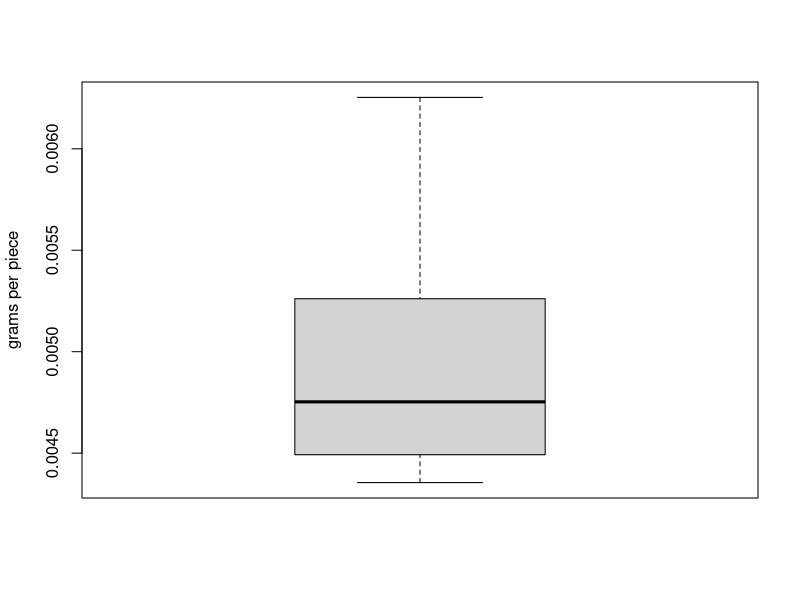
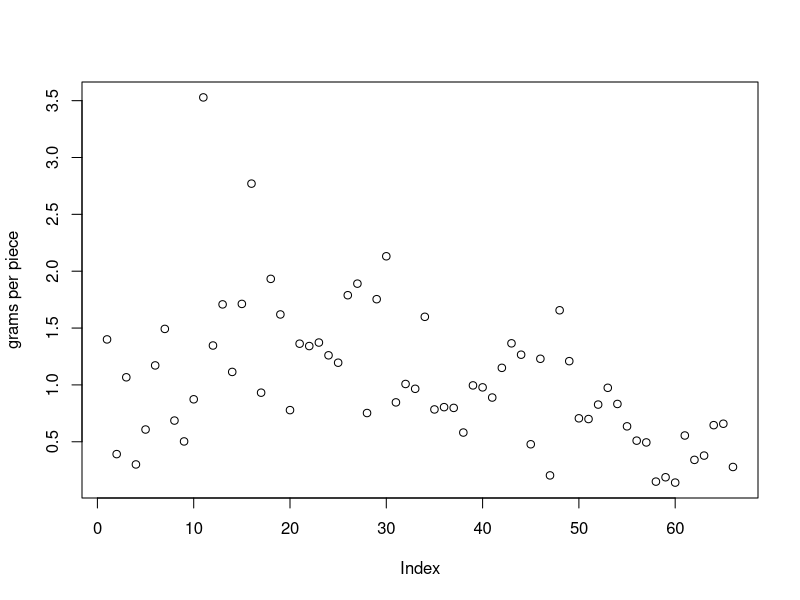
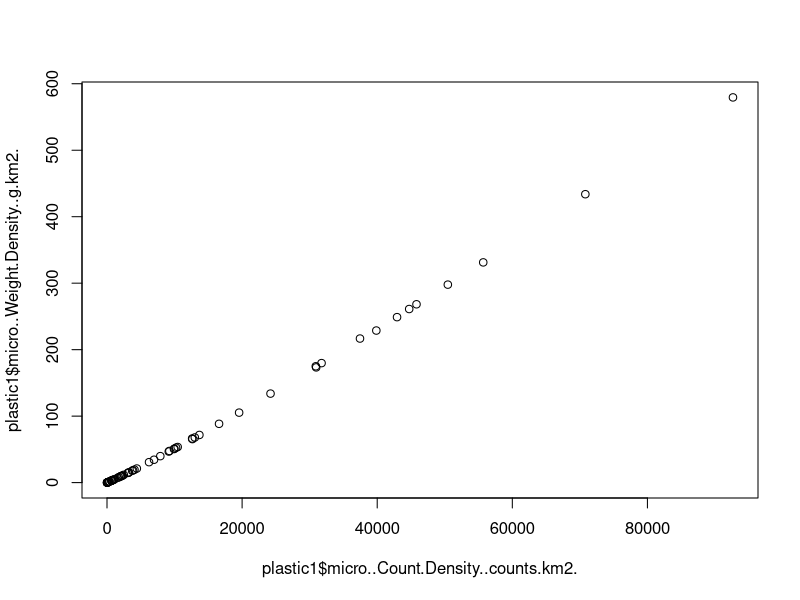
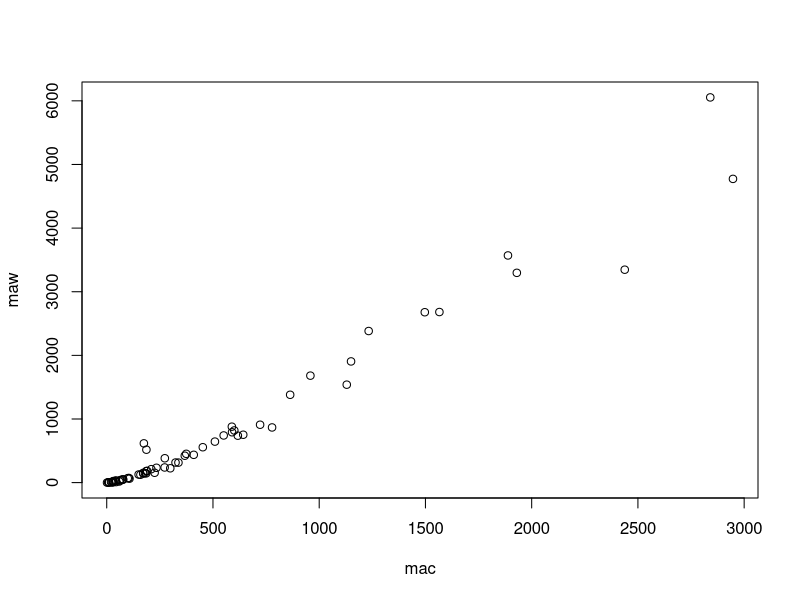
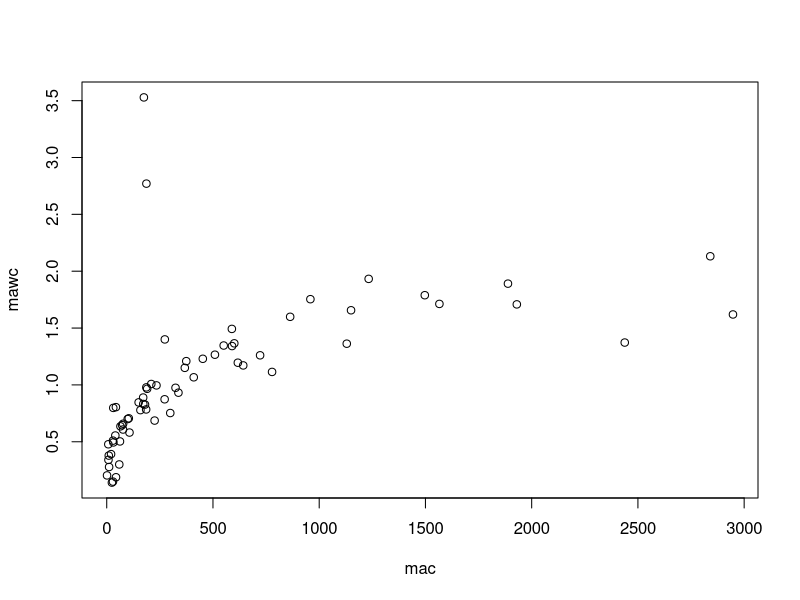
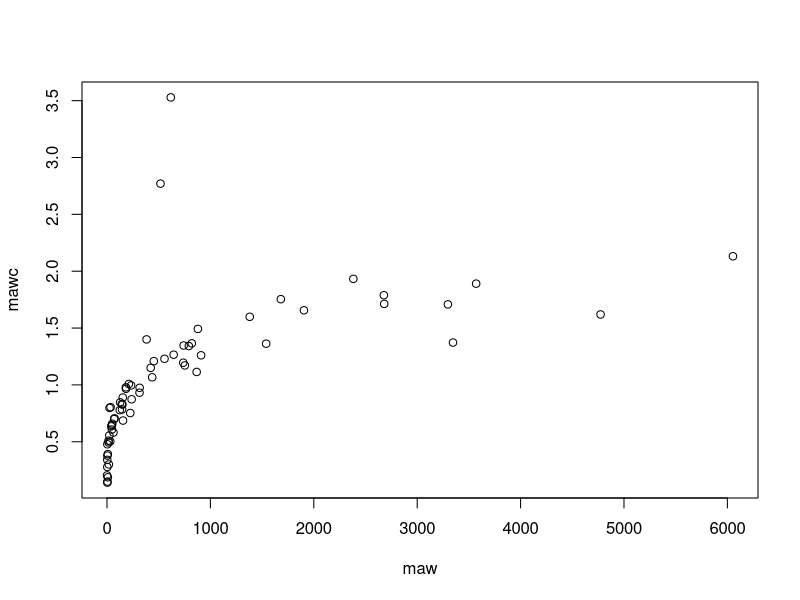
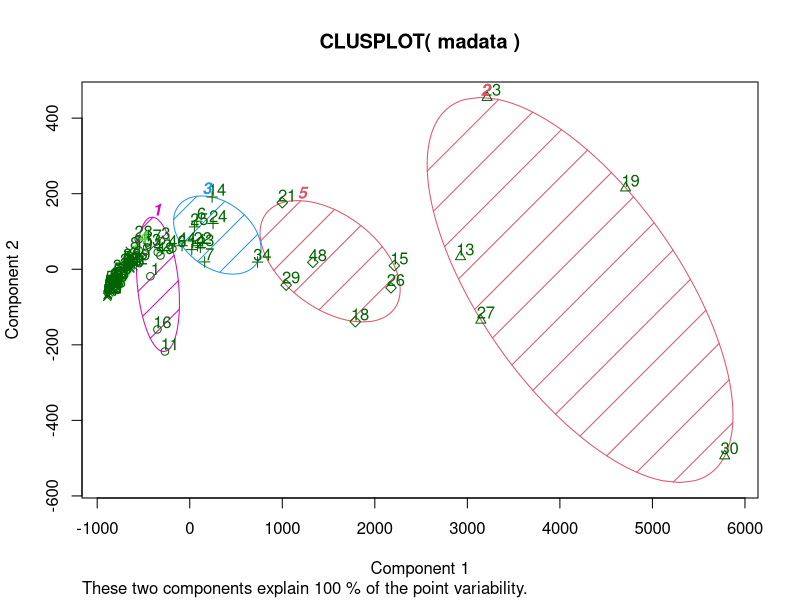
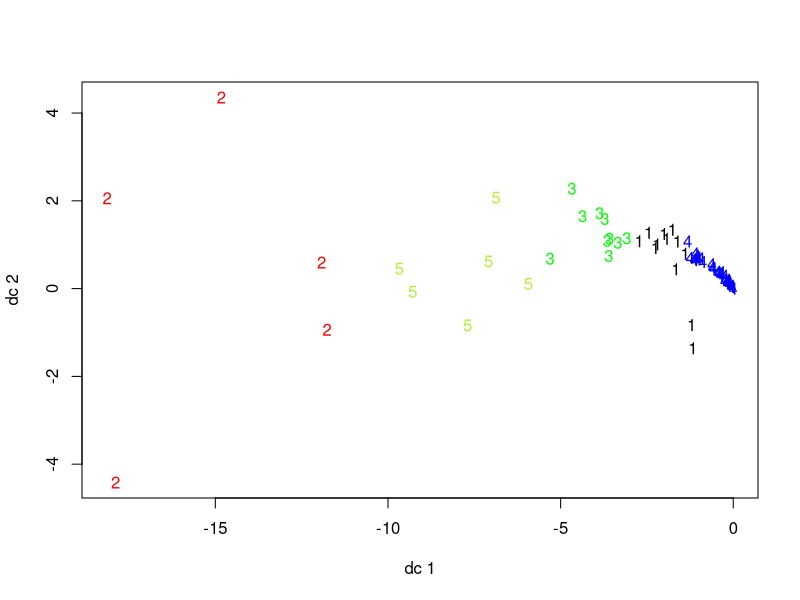

Reproduce these figures in R, in order.


setwd('C:/Users/kalyj/OneDrive/RGU/MSc Data Science/CMM507Group2/research_dev_georgios')
plastic1 <- read.csv("TWAP_LME_Plastics_ModelDistribution.csv")
str(plastic1)
head(plastic1)
summary(plastic1)

names(plastic1)
View(plastic1)

#average weight of microplastic piece
microwc <- plastic1$micro..Weight.Density..g.km2./plastic1$micro..Count.Density..counts.km2.
boxplot(microwc, ylab="grams per piece")

#average weight of macroplastic piece
macrowc <- plastic1$macro..Weight.Density..g.km2./plastic1$macro..Count.Density..counts.km2.
plot(macrowc, ylab="grams per piece")

plastic1$macroWoverC <- macrowc
plastic1$microWoverC <- microwc

maw <- plastic1$macro..Weight.Density..g.km2.
mac <- plastic1$macro..Count.Density..counts.km2.
mawc <- plastic1$macroWoverC

plot(plastic1$micro..Count.Density..counts.km2.,plastic1$micro..Weight.Density..g.km2.)
plot(mac,maw)
plot(mac, mawc)
plot(maw, mawc)

#higher counts = higher weight
#appox 3 areas have high count but average weight/count
#appox 2 areas have high weight/count though low count (Black & Yellow sea)

outlier <- subset(plastic1, plastic1$macro..Count.Density..counts.km2. > 2000)
outlier

cor(mac,mawc)
cor(maw,mawc)
cor(maw,mac)




madata <- plastic1[,5:6]

# K-Means Clustering with 5 clusters
fit <- kmeans(madata, 5)

# Cluster Plot against 1st 2 principal components

# vary parameters for most readable graph
library(cluster)
clusplot(madata, fit$cluster, color=TRUE, shade=TRUE,
         labels=2, lines=0)

# Centroid Plot against 1st 2 discriminant functions
install.packages("fpc")
library(fpc)
plotcluster(madata, fit$cluster)
